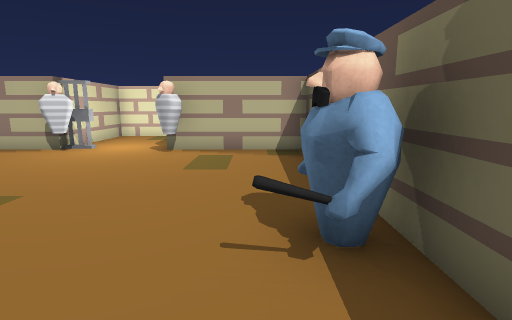
View 1 (above)

12 first-person views from a walk through a 3-D level made in the Unity game engine. The camera is 1.2 m above the floor, tilts 10° down and sees 80° across. The floor is counted in squares, 1 m on a side. Each view is taken from the middle of a square. On the plan, view 1 faces up. The plan holds only what a view shows up to about 13 squares ahead; the rest is blank. The place goes on beyond the plan. The player is left out. Door leaves are left out, so doorways stand open.

View 2
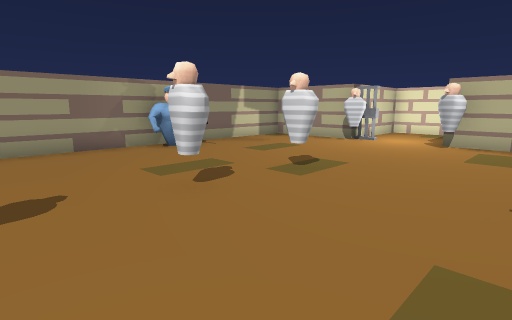

View 3
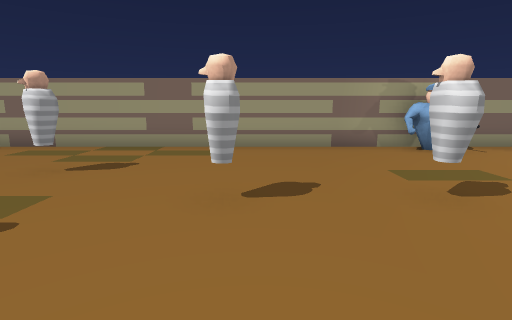

View 4
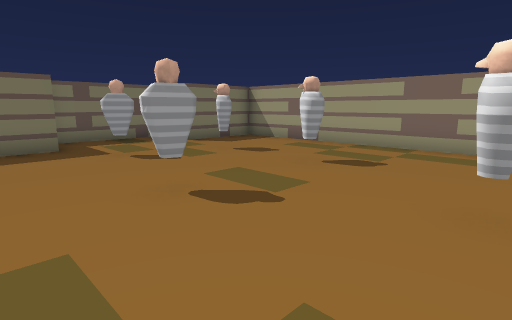

View 5
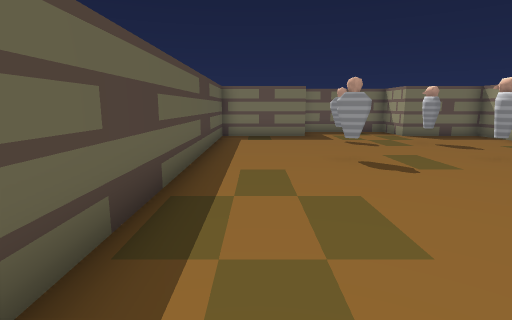

View 6
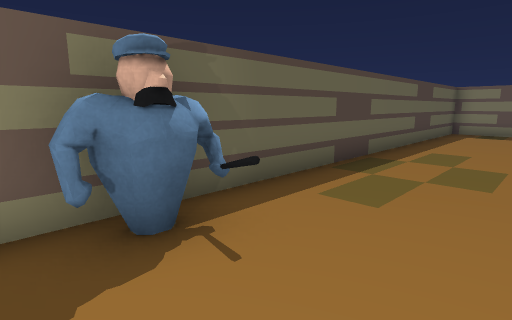

View 7
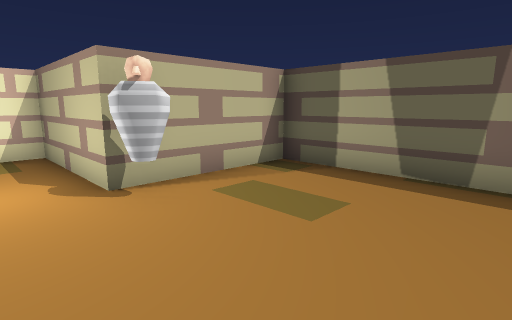

View 8
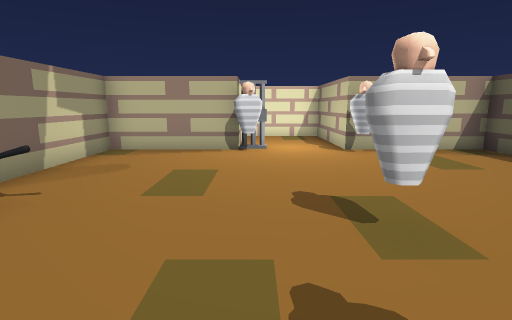

View 9
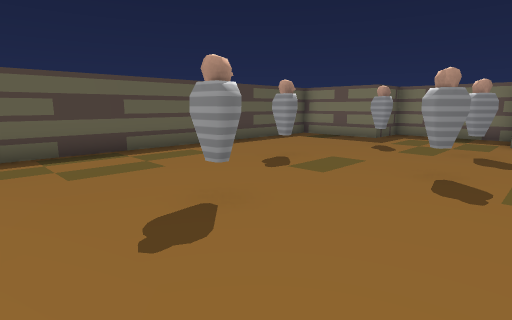

View 10
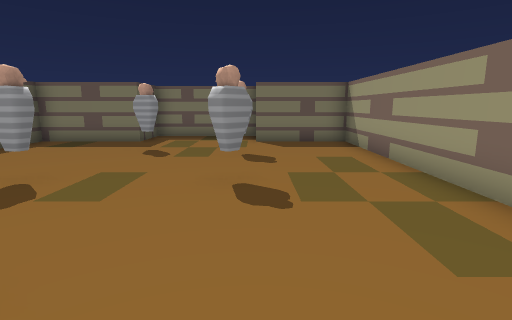

View 11
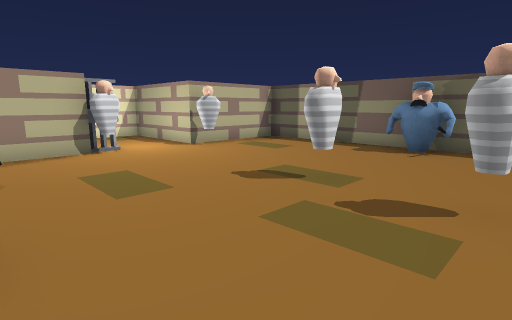

View 12
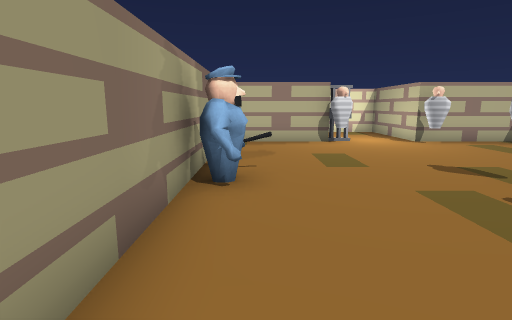

### Floor plan
Ten units are one square. View 1 is at (0, 0); x grows to the right and y downward. Boxes are objects, and circles mark ways between rooms. Rooms are numbered by the first view taken in them; rooms with no view inside come last. Other rooms are left out.
<svg viewBox="-100 -130 120 270">
<path fill="none" stroke="#000" d="M-46 -85 -91 -85 -91 115 -60 115 -60 122M-46 -87 -52 -87M-46 -88 -51 -86M-60 135 -20 135 -20 115 14 115 14 -85 -25 -85M-25 -85 -25 -125 -55 -125 -55 -85"/>
<rect x="-95" y="-45" width="20" height="20" fill="#bbb"><title>other object</title></rect>
<rect x="-65" y="85" width="20" height="10" fill="#bbb"><title>other object</title></rect>
<rect x="-65" y="55" width="20" height="10" fill="#bbb"><title>other object</title></rect>
<rect x="-55" y="-85" width="10" height="10" fill="#bbb"><title>other object</title></rect>
<rect x="-45" y="15" width="10" height="20" fill="#bbb"><title>other object</title></rect>
<rect x="-45" y="-15" width="10" height="20" fill="#bbb"><title>other object</title></rect>
<rect x="-45" y="-35" width="20" height="10" fill="#bbb"><title>other object</title></rect>
<rect x="-35" y="85" width="10" height="20" fill="#bbb"><title>other object</title></rect>
<rect x="-25" y="55" width="10" height="10" fill="#bbb"><title>other object</title></rect>
<rect x="-25" y="-85" width="10" height="10" fill="#bbb"><title>other object</title></rect>
<rect x="-5" y="-35" width="20" height="20" fill="#bbb"><title>other object</title></rect>
<circle cx="-30" cy="-90" r="3" fill="#2a7"/>
<circle cx="-40" cy="-90" r="3" fill="#2a7"/>
<text x="-40" y="20">1</text>
<text x="-40" y="-110">2</text>
</svg>
Room 1 opens to room 2.

Where each view was taken, in squares from view 1:
view 1: 0 up, 0 right, facing up
view 2: 2 down, 0 right, facing up-left
view 3: 2 down, 0 right, facing left
view 4: 2 down, 0 right, facing down-left
view 5: 1 up, 0 right, facing down
view 6: 4 up, 2 left, facing down-right
view 7: 4 up, 4 left, facing up-right
view 8: 0 up, 5 left, facing up
view 9: 0 up, 7 left, facing down-right
view 10: 1 down, 6 left, facing down
view 11: 0 up, 8 left, facing up-right
view 12: 2 down, 8 left, facing up
